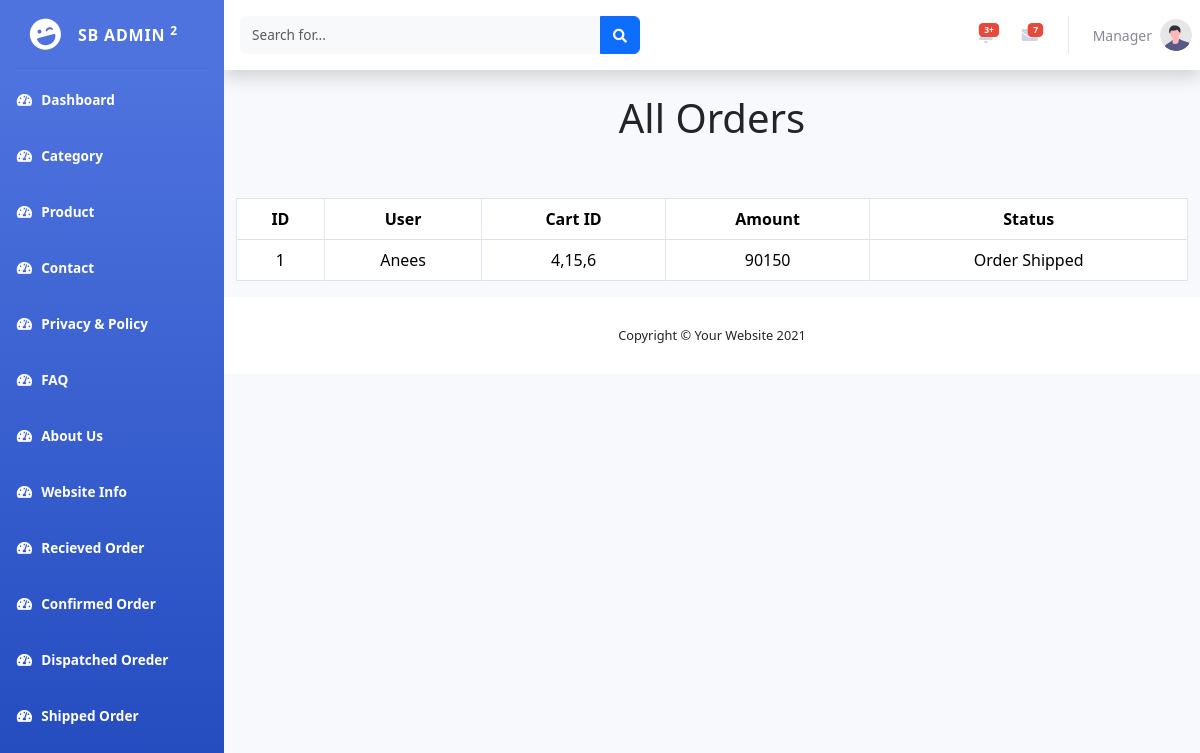
Page /Admin/shippedorder.php (signed in) on the committed database.
### tables this page shows
CREATE TABLE `order_info` (
  `ID` int(11) NOT NULL,
  `u_id` int(11) NOT NULL,
  `cart_id` varchar(50) NOT NULL,
  `Bill` bigint(20) NOT NULL,
  `Status` varchar(50) NOT NULL DEFAULT 'Order Recieved'
);

CREATE TABLE `user` (
  `Id` int(11) NOT NULL,
  `Name` varchar(50) NOT NULL,
  `EMail` varchar(50) NOT NULL,
  `Password` varchar(50) NOT NULL,
  `Gender` varchar(6) NOT NULL,
  `Phone` varchar(50) NOT NULL,
  `Address` varchar(50) NOT NULL,
  `Role` varchar(10) NOT NULL DEFAULT 'User'
);

### Admin/shippedorder.php (the view, shortened to what this page needs)
<!DOCTYPE html>
<html lang="en">
<head>
</head>
<body>
<?php include("header.php")?>
<div class="container">
    <h1>All Orders</h1>
    <br><br>
<table class="table table-bordered">
    <tr>
        <th>ID</th>
        <th>User</th>
        <th>Cart ID</th>
        <th>Amount</th>
        <th>Status</th>
    </tr>
    <?php
    $query="SELECT * FROM order_info where status='Order Shipped'";
    $result=mysqli_query($conn,$query);
    while($row=mysqli_fetch_array($result))
    {
        $user_query=mysqli_query($conn,"select * from user where id=".$row[1]."");
        $data=mysqli_fetch_array($user_query);
        echo "<tr>";
        echo "<td>".$row[0]."</td>";
        echo "<td>".$data[1]."</td>";
        echo "<td>".$row[2]."</td>";
        echo "<td>".$row[3]."</td>";
        echo "<td>".$row[4]."</td>";
        echo "</tr>";
    }
    ?>
</table>
</div>
<?php include("footer.php")?>
</body>
</html>

### Admin/shippedorder.php (style rules this page uses)
td,tr,h1 { text-align: center; }

### rows in the picture
order_info: ID "1", u.Name "Anees", cart "4,15,6", Bill "90150", Status "Order Shipped"

### other values in the picture
$_SESSION["name"] "Manager"
